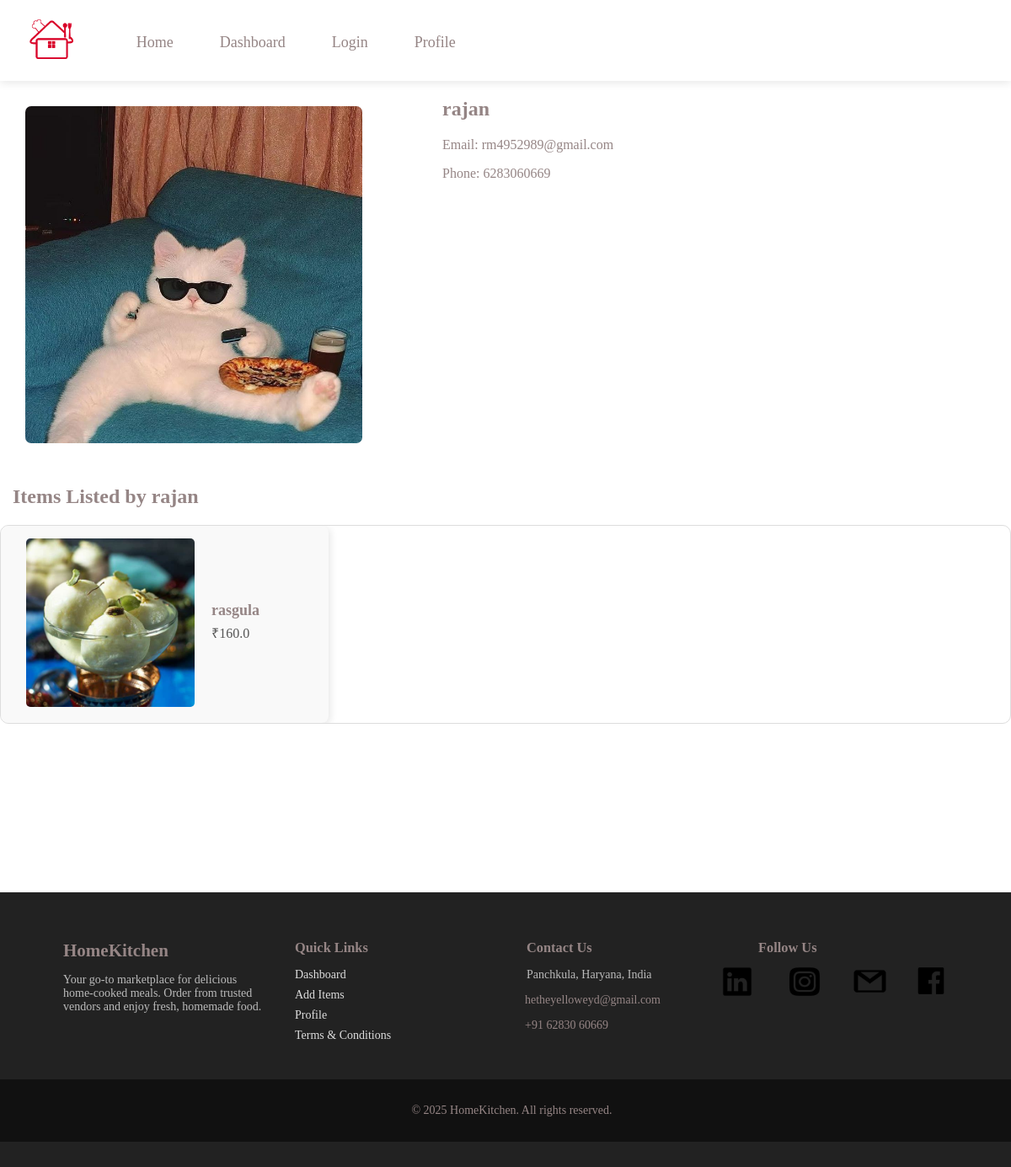
The app's page /vendor/1 with its own data.
### main.py (models this page shows, shortened)
class User(db.Model):
    id = db.Column(db.Integer, primary_key=True)
    name = db.Column(db.String(100), nullable=False)
    phone = db.Column(db.String(15), nullable= False, unique=True)
    email = db.Column(db.String(120), unique=True, nullable=False)
    password_hash = db.Column(db.String(200), nullable=False)
    upi_id = db.Column(db.String(50), nullable=True)
    role = db.Column(db.String(10), nullable=False)
    items = db.relationship('Item', backref='seller')
    created_at= db.Column(db.DateTime, default= datetime.datetime.utcnow)
    email_verified = db.Column(db.Boolean, default=False)
    business_name = db.Column(db.String(150), nullable=True, unique=True)
    terms_accepted = db.Column(db.Boolean, default=False)
    address = db.Column(db.String(255), nullable=True)
    latitude = db.Column(db.String(50), nullable=True)
    longitude = db.Column(db.String(50), nullable=True)
    vehicle_type= db.Column(db.String(50), nullable= True)
    vehicle_number= db.Column(db.String(50), nullable=True)
    id_proof = db.Column(db.String(200), nullable=True)  # File path
    license = db.Column(db.String(200), nullable=True)  # File path
    insurance = db.Column(db.String(200), nullable=True)  # File path
    photo = db.Column(db.String(200), nullable=True)  # File path
    verified = db.Column(db.Boolean, default=False)

class Item(db.Model):
    id = db.Column(db.Integer, primary_key=True)
    itemid = db.Column(db.String(50), nullable=False)
    name = db.Column(db.String(100), nullable=False)
    context = db.Column(db.Text, nullable=False)
    amount = db.Column(db.Float, nullable=False)
    image_url = db.Column(db.String(200), nullable=False)
    stock = db.Column(db.Integer, nullable=False, default=0)
    user_id = db.Column(db.Integer, db.ForeignKey('user.id'), nullable=False)
    likes = db.Column(db.Integer, default=0)
    type= db.Column(db.String(50), nullable= False)
    region= db.Column(db.String(100), nullable= True)
    dislikes = db.Column(db.Integer, default=0)
    comments = db.relationship('Comment', backref='item', lazy=True)

### main.py (the view)
@app.route('/vendor/<int:vendor_id>')
def vendor_details(vendor_id):
    vendor = User.query.filter_by(id=vendor_id, role='vendor').first()
    if not vendor:
        flash("Vendor not found!", "danger")
        return redirect(url_for('dashboard'))
    items = Item.query.filter_by(user_id=vendor.id).all()
    return render_template('vendor_details.html', vendor=vendor, items=items)

### templates/vendor_details.html (shortened to what this page needs)
{% extends "base.html" %}
{% block content %}
<div class="vendor-details-container">
    <img src="{{ url_for('static', filename=vendor.profile_image if vendor.profile_image else 'images/default-user.jpg') }}" alt="Vendor Image">
    <div>
        <h2>{{ vendor.name }}</h2>
        <p>Email: {{ vendor.email }}</p>
        <p>Phone: {{ vendor.phone }}</p>
    </div>
</div>
<h2>Items Listed by {{ vendor.name }}</h2>
<div class="item-container">
    {% if items %}
        {% for item in items %}
            <div class="item-card">
                <a href="{{ url_for('item_details', item_id=item.id) }}">
                    <img src="{{ url_for('static', filename=item.image_url) }}" alt="Item Image">
                </a>
                <div class="item-details">
                    <h2>{{ item.name }}</h2>
                    <p>₹{{ item.amount }}</p>
                </div>
            </div>
        {% endfor %}
    {% else %}
        <p>No items found for this vendor.</p>
    {% endif %}
</div>
{% endblock content %}

### static/style/style.css (style rules this page uses)
body { margin: 0; padding: 0; font-family: 'Times New Roman', Times, serif }
h1, h2, h3, p,a { margin-left: 15px; color: #958585; text-decoration: none; }
.item-container { display: flex; flex-wrap: wrap; gap: 20px; max-height: 600px; overflow-y: auto; border: 1px solid #ddd; border-radius: 10px; }
.item-card { background: #f9f9f9; padding: 15px; border-radius: 8px; box-shadow: 2px 2px 10px rgba(0, 0, 0, 0.1); display: flex; align-items: center; gap: 20px; width: 30%; min-width: 250px; }
.item-card img { width: 200px; height: 200px; object-fit: cover; border-radius: 5px; }
.item-details { flex-grow: 1; }
.item-details h2 { margin: 0; font-size: 18px; }
.item-details p { margin: 5px 0; color: #555; }
.vendor-details-container { width: 100%; display: flex; flex-wrap: wrap; gap: 50px; }
.vendor-details-container img { margin: 30px; width: 400px; height: 400px; object-fit: cover; border-radius: 7px; }

### records on screen
User: name "rajan", email "rm4952989@gmail.com", phone "6283060669"
Item: image_url (picture), name "rasgula", amount "160.0"
